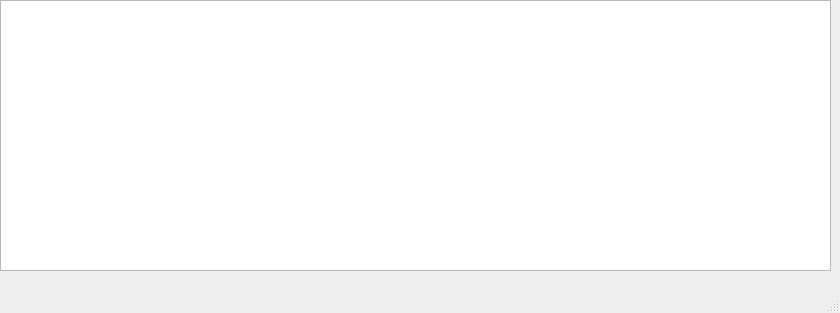
<?xml version="1.0" encoding="UTF-8"?>
<ui version="4.0">
 <class>MainWindow</class>
 <widget class="QMainWindow" name="MainWindow">
  <property name="geometry">
   <rect>
    <x>0</x>
    <y>0</y>
    <width>840</width>
    <height>313</height>
   </rect>
  </property>
  <property name="windowTitle">
   <string>MainWindow</string>
  </property>
  <widget class="QWidget" name="centralwidget">
   <widget class="QTableWidget" name="table">
    <property name="geometry">
     <rect>
      <x>0</x>
      <y>0</y>
      <width>831</width>
      <height>271</height>
     </rect>
    </property>
   </widget>
  </widget>
  <widget class="QMenuBar" name="menubar">
   <property name="geometry">
    <rect>
     <x>0</x>
     <y>0</y>
     <width>840</width>
     <height>21</height>
    </rect>
   </property>
  </widget>
  <widget class="QStatusBar" name="statusbar"/>
 </widget>
 <resources/>
 <connections/>
</ui>
